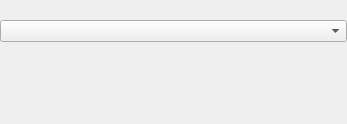
<?xml version="1.0" encoding="UTF-8"?>
<ui version="4.0">
 <class>TerminalEmulatorConfig_UI</class>
 <widget class="QWidget" name="TerminalEmulatorConfig_UI">
  <property name="geometry">
   <rect>
    <x>0</x>
    <y>0</y>
    <width>347</width>
    <height>124</height>
   </rect>
  </property>
  <layout class="QVBoxLayout" name="verticalLayout">
   <property name="margin">
    <number>0</number>
   </property>
   <item>
    <widget class="QLabel" name="label">
     <property name="text">
      <string/>
     </property>
    </widget>
   </item>
   <item>
    <widget class="KComboBox" name="kcombobox"/>
   </item>
   <item>
    <spacer>
     <property name="orientation">
      <enum>Qt::Vertical</enum>
     </property>
     <property name="sizeType">
      <enum>QSizePolicy::Expanding</enum>
     </property>
     <property name="sizeHint" stdset="0">
      <size>
       <width>0</width>
       <height>20</height>
      </size>
     </property>
    </spacer>
   </item>
  </layout>
 </widget>
 <customwidgets>
  <customwidget>
   <class>KComboBox</class>
   <extends>QComboBox</extends>
   <header>kcombobox.h</header>
  </customwidget>
 </customwidgets>
 <resources/>
 <connections/>
</ui>
